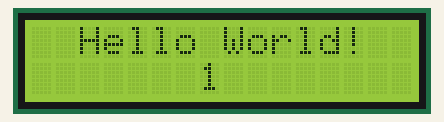
Recording of a sketch running on a simulated Arduino Uno, built with avr-gcc and run on an emulated ATmega328P. Parts: 16×2 character LCD.

Above: at 0.2 s.
At 4.2 s:
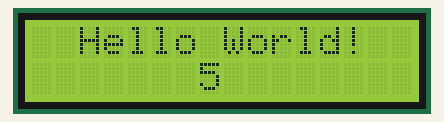
At 9.3 s:
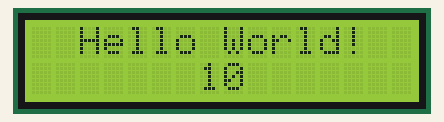
At 19.5 s:
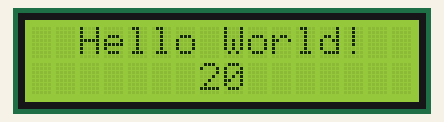
At 28.7 s:
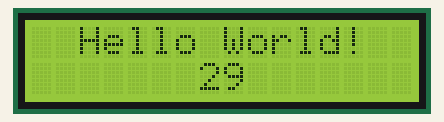
At 38.8 s:
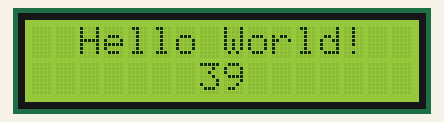

Measured:
- what the display in image 1 shows lasts 1.0 s, from 4.2 s to 5.2 s

The sketch:

LCD_I2C.ino
```cpp
#include <Wire.h>
#include <LCD.h>
#include <LiquidCrystal_I2C.h>


/**
 * С помощью этой переменной будем отрисовывать данные на дисплей
 * Параметры     Addr, En, Rw, Rs, d4, d5, d6, d7, backlighpin, polarity  - почему так задаюся хз((
 * LCD интерфейс нужно подключать SDA -> A4(SDA)   SCL -> A5(SCL)
 */
LiquidCrystal_I2C lcd(0x3F, 2, 1, 0, 4, 5, 6, 7, 3, POSITIVE);

/** Счётчик */
int count = 1;


void setup() {
    lcd.begin(16, 2); // Подключаем экран с двумя рядам по 16 символов
    lcd.setBacklight(HIGH); // Включаем подсветку экрана
    lcd.home(); // Переместить курсор на начало
}

void loop() {
    if (count == 1)
        lcdPrint("Hello World!", 0, 2);

    char sCount[5];
    itoa(count, sCount, 10);
    lcdPrint(sCount, 1, 7);

    count++;
    delay(1000);
}

/**
 * Отрисовывает строку на дисплей
 *
 * @param msg         - строка
 * @param numberStr   - номер строки на которой отобразить "msg"
 *                      (0 первая строка, 1 вторая строка)
 * @param startSymbol - номер строки на которой отобразить "msg"
 *                      (0 первая строка, 1 вторая строка)
 */
void lcdPrint(String msg, int numberStr, int startSymbol) {
    lcd.setCursor(startSymbol, numberStr); // Переводим курсор на строку {numberStr} на {startSymbol} символ
    lcd.print("                ");
    lcd.setCursor(startSymbol, numberStr); // Переводим курсор на строку {numberStr} на {startSymbol} символ
    lcd.print(msg); // Отрисовываем строку на дисплей
}
```
